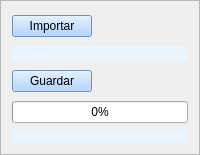
       <widget class="QFrame" name="frame_3">
        <property name="maximumSize">
         <size>
          <width>270</width>
          <height>16777215</height>
         </size>
        </property>
        <property name="frameShape">
         <enum>QFrame::StyledPanel</enum>
        </property>
        <property name="frameShadow">
         <enum>QFrame::Raised</enum>
        </property>
        <layout class="QVBoxLayout" name="verticalLayout_9">
         <item>
          <layout class="QGridLayout" name="gridLayout_2">
           <item row="2" column="1">
            <spacer name="horizontalSpacer_3">
             <property name="orientation">
              <enum>Qt::Horizontal</enum>
             </property>
             <property name="sizeHint" stdset="0">
              <size>
               <width>78</width>
               <height>28</height>
              </size>
             </property>
            </spacer>
           </item>
           <item row="2" column="0">
            <widget class="QPushButton" name="button_guardar">
             <property name="styleSheet">
              <string notr="true">background-color: rgb(156, 201, 255);</string>
             </property>
             <property name="text">
              <string>Guardar</string>
             </property>
             <property name="icon">
              <iconset>
               <normaloff>recursos/Images/Exportar.png</normaloff>recursos/Images/Exportar.png</iconset>
             </property>
             <property name="iconSize">
              <size>
               <width>28</width>
               <height>28</height>
              </size>
             </property>
            </widget>
           </item>
           <item row="0" column="0">
            <widget class="QPushButton" name="button_importarArchivo">
             <property name="styleSheet">
              <string notr="true">background-color: rgb(156, 201, 255);</string>
             </property>
             <property name="text">
              <string>Importar</string>
             </property>
             <property name="icon">
              <iconset>
               <normaloff>recursos/Images/Importar_Archivo.png</normaloff>recursos/Images/Importar_Archivo.png</iconset>
             </property>
             <property name="iconSize">
              <size>
               <width>28</width>
               <height>28</height>
              </size>
             </property>
            </widget>
           </item>
           <item row="0" column="1">
            <spacer name="horizontalSpacer">
             <property name="orientation">
              <enum>Qt::Horizontal</enum>
             </property>
             <property name="sizeHint" stdset="0">
              <size>
               <width>78</width>
               <height>28</height>
              </size>
             </property>
            </spacer>
           </item>
           <item row="1" column="0" colspan="2">
            <widget class="QLabel" name="label_nombre_archivo">
             <property name="font">
              <font>
               <pointsize>10</pointsize>
              </font>
             </property>
             <property name="styleSheet">
              <string notr="true">background-color: rgb(234, 246, 255);</string>
             </property>
             <property name="text">
              <string/>
             </property>
            </widget>
           </item>
          </layout>
         </item>
         <item>
          <widget class="QProgressBar" name="progressBar">
           <property name="value">
            <number>0</number>
           </property>
           <property name="textVisible">
            <bool>true</bool>
           </property>
          </widget>
         </item>
         <item>
          <widget class="QLabel" name="label">
           <property name="styleSheet">
            <string notr="true">background-color: rgb(234, 246, 255);</string>
           </property>
           <property name="text">
            <string/>
           </property>
          </widget>
         </item>
        </layout>
       </widget>
